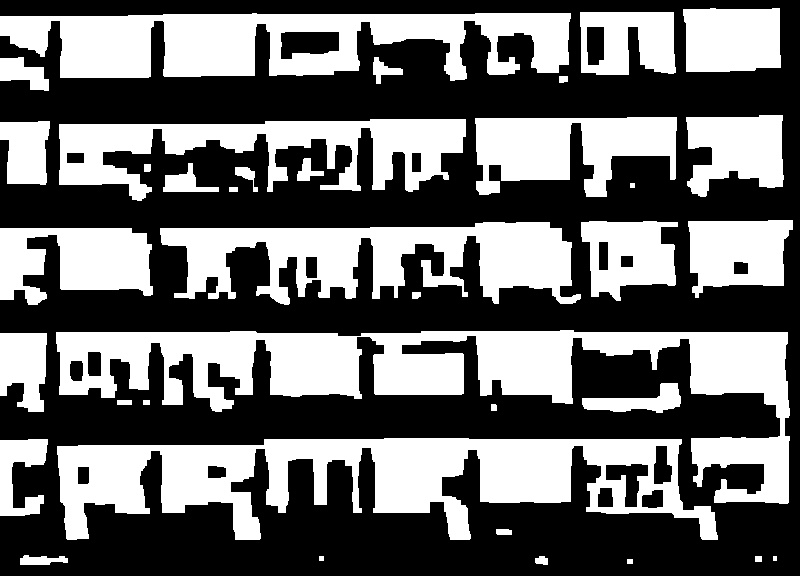
//> input picture linedetection/close.jpg, 800 x 576 px, given in place of 29.jpg, which was not available
$ ./linedetection   (built with g++ and OpenCV 4)
//> lines starting //> are read from the running program, lines starting //| are printed output that depends on the picture; after the words box and inside, x2 and y2 are one past the last pixel; in counts of white or black regions, pixels touching at a corner belong together; pictures that were not available may be replaced by others from this repository, and a replacement may not be noted
### linedetection/bmpproperty.h
#ifndef BMP_PROPERTY_H
#define BMP_PROPERTY_H

typedef struct
{   //unsigned short    bfType;//说明文件的类型，该值必需是0x4D42（十六进制ASCII码4D代表“B”，42代表“M”），也就是字符'BM',2字节.
	//注销bfType是为了是结构体字节对齐（4字节对齐），否则在最后存入头文件时由于字节对齐的原因会使结构体多出两个字节。
    unsigned long    bfSize; // 位图文件的大小，以字节为单位,4字节
    unsigned short    bfReserved1;  // 位图文件保留字，必须为0,2字节
    unsigned short    bfReserved2;  // 位图文件保留字，必须为0,2字节
    unsigned long    bfOffBits;  // 位图数据的起始位置，以相对于位图,4字节
} BitMapFileHeader;						//12个字节

typedef struct
{
    unsigned long  biSize;   // 说明BITMAPINFOHEADER结构所需要的字数,4字节。
    long   biWidth;   // 位图的宽度，以像素为单位，4字节
    long   biHeight;  // 位图的高度，以像素为单位，4字节
    unsigned short   biPlanes;   // 目标设备的级别，必须为1，2字节
    unsigned short   biBitCount;  // 每个像素所需的位数，必须是1(双色)，4(16色)，8(256色)或24(真彩色)之一，2字节
    unsigned long  biCompression;   // 位图压缩类型，必须是 0(不压缩)，1(BI_RLE8压缩类型)或2(BI_RLE4压缩类型)之一，4字节
    unsigned long  biSizeImage;   // 位图数据的大小，以字节为单位，4字节
    long   biXPelsPerMeter;   // 位图水平分辨率，每米像素数，4字节
    long   biYPelsPerMeter;   // 位图垂直分辨率，每米像素数，4字节
    unsigned long   biClrUsed;   // 位图实际使用的颜色表中的颜色数，4字节
    unsigned long   biClrImportant;   // 位图显示过程中重要的颜色数，4字节
} BitMapInfoHeader;						//40个字节

typedef struct
{
    unsigned char rgbBlue; //该颜色的蓝色分量
    unsigned char rgbGreen; //该颜色的绿色分量
    unsigned char rgbRed; //该颜色的红色分量
    unsigned char rgbReserved; //保留值,为0
} RgbQuad;  //4字节

unsigned short Bmtype = 0x4d42;
BitMapFileHeader bitMapFileHeader;
BitMapInfoHeader bitMapInfoHeader;

#endif

### linedetection/linedetection.cpp
#include <iostream>
#include <opencv2/opencv.hpp>
#include <algorithm>
#include "bmpproperty.h"
#include <time.h>
#include <vector>
using namespace std;
using namespace cv;
struct myLine
{
	double p;
	double alt;
	Point point;
	int maxx;
	int minx;
	int maxy;
	int miny;
	int count = 0;
};
uint minwidth=5,maxwidth=400,errorp=50 ;
Mat original;
bool comparel(const myLine & v1, const myLine & v2)
{
	return v1.point.x < v2.point.x;
}
bool comparev(const myLine & v1, const myLine & v2)
{
	return v1.point.y < v2.point.y;
}


void adaptiveThreshold2(InputArray _src, OutputArray _dst, double maxValue,
	int method, int type, int blockSize, double delta)
{
	Mat src = _src.getMat();
	CV_Assert(src.type() == CV_8UC1);
	CV_Assert(blockSize % 2 == 1 && blockSize > 1);  //blockSize用来计算阈值的象素邻域大小,必须是奇数: 3, 5, 7, ...
	Size size = src.size();

	_dst.create(size, src.type());
	Mat dst = _dst.getMat();

	if (maxValue < 0)
	{
		dst = Scalar(0);
		return;
	}

	Mat mean;

	if (src.data != dst.data)
		mean = dst;

	if (method == ADAPTIVE_THRESH_MEAN_C)
		boxFilter(src, mean, src.type(), Size(blockSize, blockSize),
		Point(-1, -1), true, BORDER_REPLICATE);
	else if (method == ADAPTIVE_THRESH_GAUSSIAN_C)
		GaussianBlur(src, mean, Size(blockSize, blockSize), 0, 0, BORDER_REPLICATE); //高斯平滑
	else
		CV_Error(CV_StsBadFlag, "Unknown/unsupported adaptive threshold method");

	int i, j;
	uchar imaxval = saturate_cast<uchar>(maxValue);
	int idelta = type == THRESH_BINARY ? cvCeil(delta) : cvFloor(delta);
	uchar tab[768];

	if (type == CV_THRESH_BINARY)
	for (i = 0; i < 768; i++)
		tab[i] = (uchar)(i - 255 > -idelta ? imaxval : 0);
	else if (type == CV_THRESH_BINARY_INV)
	for (i = 0; i < 768; i++)
		tab[i] = (uchar)(i - 255 <= -idelta + 45 || i - 255 >= -idelta + 115 ? imaxval : 0);
	else
		CV_Error(CV_StsBadFlag, "Unknown/unsupported threshold type");

	if (src.isContinuous() && mean.isContinuous() && dst.isContinuous())
	{
		size.width *= size.height;
		size.height = 1;
	}

	for (i = 0; i < size.height; i++)
	{
		const uchar* sdata = src.data + src.step*i;
		const uchar* mdata = mean.data + mean.step*i;
		uchar* ddata = dst.data + dst.step*i;

		for (j = 0; j < size.width; j++)
			ddata[j] = tab[sdata[j] - mdata[j] + 255];
	}
}

void denoisy(const Mat src,Mat* dst)
{
	//获得数据
	uchar* sur = src.data;
	uint col = src.cols;
	uint row = src.rows;


    //获得一个临时的数组拷贝
	uchar* res = new uchar[row*col];
	for (int i = 0; i < row; i++)
		for (int j = 0; j < col; j++)
			res[i*col + j] = sur[i*col + j];


    //

		for (int i = 0; i < row; i++)
			for (int j = 0; j < col; j++)
			{
				if (sur[i*col + j] == 255)
				{
					int k = j;
					while (sur[i*col + j] == 255 && j < col)
						j++;
					if (j - k > maxwidth || j - k < minwidth)
						for (int l = k; l < j; l++)
							res[i*col + l] = 0;
				}
			}
			for (int j = 0; j < col; j++)
			for (int i = 0; i < row; i++)
			{
				if (sur[i*col + j] == 255)
				{
					int k = i;
					while (sur[i*col + j] == 255 && i < row)
						i++;
					if (i - k > maxwidth || i - k < minwidth)
					for (int l = k; l < i; l++)
						res[l*col + j] = 0;
				}
			}


	*dst = Mat(row, col, CV_8U, (void*)res);
}
void AreaDetect(Mat src,int mode)
{
	//获得数据
	uchar* sur = src.data;
	uint col = src.cols;
	uint row = src.rows;

	//标记数组
	uint *im_label=new uint[col*row];
	memset(im_label, 0, sizeof(uint)*col*row);

	uint *im_label3 = new uint[col*row];
	memset(im_label3, 0, sizeof(uint)*col*row);

	//堆栈数组
	uint *st = new uint[65526];
	memset(st, 0, sizeof(uint)*65536);

	int label = 1;

	/*找出每个孤立的区域并进行标记*/
	if (sur[0])
	{
		im_label[0] = label;
		st[label] = label;
		label++;
	}

	//首行的处理
	for (int j = 1; j<col; j++)
	  if (sur[j])
		if (im_label[j - 1])
			im_label[j] = im_label[j - 1];
		else
		{
			im_label[j] = label;
			st[label] = label;
			label++;
		}


	 for (int i = 1; i < row; i++)
	  {

		 //每行的第一个点
		  if (sur[i*col])
		  if (sur[(i-1)*col])
			  im_label[i*col] = im_label[(i-1)*col];
		  else
		  {
			  im_label[i*col] = label;
			  st[label] = label;
			  label++;
		  }


		  for (int j = 1; j < col; j++)
		  if (sur[i*col + j])
		  {
			  if (!sur[i*col + j - 1] && !sur[(i - 1)*col + j])
			  {
				  im_label[i*col+j] = label;
				  st[label] = label;
				  label++;
			  }
			 else if (!sur[i*col + j - 1] && sur[(i - 1)*col + j])
				  im_label[i*col + j] = im_label[(i - 1)*col+j];
			 else if (sur[i*col + j - 1] && !sur[(i - 1)*col + j])
				  im_label[i*col + j] = im_label[i*col + j - 1];
			 else if (sur[i*col + j - 1] && sur[(i - 1)*col + j])
			  {
				   im_label[i*col + j] = im_label[i*col+j-1];
				   st[im_label[(i - 1)*col + j]] = im_label[i*col + j-1];
			  }
		  }
	  }

	 for (int i = 0; i < row; i++)
	 for (int j = 0; j < col; j++)
	 {
		 int k;
		 k = st[im_label[i*col + j]];
		 while (st[k] != k)
			 k = st[st[k]];
		 im_label[i*col + j] = k;
	 }

	 uchar *im_label2 = new uchar[col*row];
	 memset(im_label2, 0, sizeof(uchar)*col*row);
	 for (int i = 0; i < row; i++ )
	 for (int j = 0; j < col; j++)
	 if (sur[i*col + j]) im_label2[i*col + j] = im_label[i*col + j]%256 ;
	 Mat a = Mat(row, col, CV_8UC1, (uchar*)im_label2);
	 imshow("xs.jpg", a);
	 cout << label;

	 /*第二部分，图像的重新构造*/


	uint *maxx = new uint[label];    memset(maxx, 0, label*sizeof(uint));
	uint *minx = new uint[label];    memset(minx, -1, label*sizeof(uint));
	uint *maxy = new uint[label];    memset(maxy, 0, label*sizeof(uint));
	uint *miny = new uint[label];    memset(miny, -1, label*sizeof(uint));


	int *u11 = new int[label];      memset(u11, 0, label*sizeof(int));
	int *u20 = new int[label];      memset(u20, 0, label*sizeof(int));
	int *u02 = new int[label];      memset(u02, 0, label*sizeof(int));
	double *tanu = new double[label];
	double *alt = new double[label]; memset(alt, 0, label*sizeof(double));
	double *p = new double[label];   memset(p, 0, label*sizeof(double));


	for (int i = 0; i < row; i++)
		for (int j = 0; j < col; j++)
		if (im_label[i*col + j]>0)
		{
			if (i > maxx[im_label[i*col + j]]) maxx[im_label[i*col + j]] = i;
			if (i < minx[im_label[i*col + j]]) minx[im_label[i*col + j]] = i;
			if (j > maxy[im_label[i*col + j]]) maxy[im_label[i*col + j]] = j;
			if (j < miny[im_label[i*col + j]]) miny[im_label[i*col + j]] = j;
		}

		for (int i = 1; i < label;i++)
		if (maxx[i] - minx[i]<row/2 &&  maxy[i] - miny[i]<col/2)
		if (maxx[i] - minx[i]>row/20 && maxy[i] - miny[i]>col/20)
		{

			int x1 = maxx[i], x2 = minx[i], y1 = maxy[i], y2 = miny[i];


			while (x1 > minx[i])
			{
				int count = 0;
				for (int j = miny[i]; j < maxy[i];j++)
					if (im_label[x1*col + j] == i) count++;
				if (count / (double)(maxy[i] - miny[i]) < 0.2)
					x1--;
				else break;
			}
			while (x2 <maxx[i])
			{
				int count = 0;
				for (int j = miny[i]; j < maxy[i]; j++)
				if (im_label[x2*col + j] == i) count++;
				if (count / (double)(maxy[i] - miny[i]) < 0.2)
					x2++;
				else break;
			}

			while (y1 > miny[i])
			{
				int count = 0;
				for (int j = minx[i]; j < maxx[i]; j++)
				if (im_label[j*col + y1] == i) count++;
				if (count / (double)(maxx[i] - minx[i]) < 0.2)
					y1--;
				else break;
			}

			while (y2 < maxy[i])
			{
				int count = 0;
				for (int j = minx[i]; j < maxx[i]; j++)
				if (im_label[j*col + y2] == i) count++;
				if (count / (double)(maxx[i] - minx[i]) < 0.2)
					y2++;
				else break;
			}


			for (int j = x2; j < x1; j++)
			for (int k = y2; k < y1; k++)
				im_label3[j*col + k] = i;
		}


				for (int i = 0; i < row; i++)
				for (int j = 0; j < col; j++)
				if (im_label3[i*col + j])
					im_label2[i*col + j] = 255; else im_label2[i*col + j] = 0;
				Mat b = Mat(row, col, CV_8UC1, (uchar*)im_label2);
			//	imshow("xts.jpg", b);
			//	imwrite("xts.jpg", b);

	/*第三部分找到每个区域的中心和主轴*/


	int *x = new int[label];        memset(x, 0, label*sizeof(int));
	int *y = new int[label];        memset(y, 0, label*sizeof(int));
	int *count = new int[label];    memset(count, 0, label*sizeof(int));

	for (int i = 0; i < row;i++)
	for (int j = 0; j < col;j++)
	if (im_label3[i*col + j]>0)
	{
		x[im_label3[i*col + j]] += i;
		y[im_label3[i*col + j]] += j;
		count[im_label3[i*col + j]]++;
	}


	for (int k = 0; k < label;k++)
		if (count[k])
		{
			x[k] = x[k] / count[k];
			y[k] = y[k] / count[k];
			Point p=Point(y[k],x[k]) ;
		//	circle(b, p, 2, Scalar(0, 0, 0),2);

		}


	for (int i = 0; i < row; i++)
		for (int j = 0; j < col; j++)
		if (im_label3[i*col + j] != 0)
		{
			u11[im_label3[i*col + j]] += (i - x[im_label3[i*col + j]])*(j - y[im_label3[i*col + j]]);
			u02[im_label3[i*col + j]] += (j - y[im_label3[i*col + j]])*(j - y[im_label3[i*col + j]]);
			u20[im_label3[i*col + j]] += (i - x[im_label3[i*col + j]])*(i - x[im_label3[i*col + j]]);
		}

	vector<myLine> vec;
	for (int i = 0; i < label; i++ )
	if (u11[i] != 0 || u20[i] != 0 || u02[i] != 0)
	{
		alt[i] = atan(2 * u11[i] / (double)(u20[i] - u02[i])) / 2;
		// [5 lines of commented-out code are left out]
		p[i] = (y[i] * sin(alt[i]) + x[i] * cos(alt[i]));
		cout << i << ":" << p[i] << " " << alt[i] << endl;
		vector<myLine>::iterator j = vec.begin();
		int flag = 0;
		for (; j != vec.end();j++)
		if (abs((*j).p - p[i]) < errorp && abs((*j).alt - alt[i])<0.5)
		  {
			   (*j).p = ((*j).p*(*j).count + p[i]) / ((*j).count + 1);
			   (*j).alt = ((*j).alt*(*j).count + alt[i]) / ((*j).count + 1);
			   (*j).point.x = ((*j).point.x*(*j).count + x[i]) / ((*j).count + 1);
			   (*j).point.y = ((*j).point.y*(*j).count + y[i]) / ((*j).count + 1);
			   (*j).maxx = max((*j).maxx,(int)maxx[i]);
			   (*j).minx = min((*j).minx,(int)minx[i]);
			   (*j).maxy = max((*j).maxy, (int)maxy[i]);
			   (*j).miny = min((*j).miny, (int)miny[i]);
			   (*j).count++;
			   flag = 1;
			   break;
		  }
		   if (!flag)
		{
			myLine m;
			m.p = p[i];
			m.alt = alt[i];
			m.point.x = x[i];
			m.point.y = y[i];
			m.maxx = maxx[i];
			m.minx = minx[i];
			m.maxy = maxy[i];
			m.miny = miny[i];
			m.count = 1;
		//	cout << "OK" << m.point.x<<" " << m.point.y<<endl;
			vec.push_back(m);
		}


	//	line(b, p1, p2, Scalar(127, 127, 127));
		p[i] = (y[i] * cos(alt[i]) + x[i] * sin(alt[i]));
		alt[i] = alt[i] + CV_PI / 2;


		j = vec.begin();
		flag = 0;
		for (; j != vec.end(); j++)
		if (abs((*j).p - p[i]) < errorp && abs((*j).alt - alt[i])<0.5)
		{
			(*j).p = ((*j).p*(*j).count + p[i]) / ((*j).count + 1);
			(*j).alt = ((*j).alt*(*j).count + alt[i]) / ((*j).count + 1);
			(*j).point.x = ((*j).point.x*(*j).count + x[i]) / ((*j).count + 1);
			(*j).point.y = ((*j).point.y*(*j).count + y[i]) / ((*j).count + 1);
			(*j).maxx = max((*j).maxx, (int)maxx[i]);
			(*j).minx = min((*j).minx, (int)minx[i]);
			(*j).maxy = max((*j).maxy, (int)maxy[i]);
			(*j).miny = min((*j).miny, (int)miny[i]);
			(*j).count++;
			flag = 1;
			break;
		}
		if (!flag)
		{
			myLine m;
			m.p = p[i];
			m.alt = alt[i];
			m.point.x = x[i];
			m.point.y = y[i];
			m.maxx = maxx[i];
			m.minx = minx[i];
			m.maxy = maxy[i];
			m.miny = miny[i];
			m.count = 1;
	//		cout << "OK" << m.point.x << " " << m.point.y << endl;
			vec.push_back(m);
		}

		// [5 lines of commented-out code are left out]


	}
	for (vector<myLine>::iterator j = vec.begin(); j != vec.end(); j++)
	{
		Point p1, p2;
		p1.x = (*j).point.y + 500 * cos((*j).alt);
		p1.y = (*j).point.x + 500 * sin((*j).alt);
		p2.x = (*j).point.y - 500 * cos((*j).alt);
		p2.y = (*j).point.x - 500 * sin((*j).alt);
		//line(b, p1, p2, Scalar(127, 127, 127),2);
	}
//	imshow("xts2.jpg", b);
//	imwrite("xts2.jpg", b);

	vector<vector<myLine>> vline;
	for (vector<myLine>::iterator j = vec.begin(); j != vec.end(); j++)
	{

		int flag = 0;
		for (vector<vector<myLine>>::iterator k = vline.begin(); k != vline.end(); k++)
		{
			vector<myLine>::iterator l = (*k).begin();
			if (abs((*l).alt - (*j).alt) < 0.1)
			{
				(*k).push_back(*j);
				flag = 1;
			}
		}
		if (!flag)
		{
			vector<myLine> l;
			l.push_back(*j);
			vline.push_back(l);
		//	cout << "lk" << endl;
		}
	}

	for (vector<vector<myLine>>::iterator k = vline.begin(); k != vline.end(); k++)
	{
		sort((*k).begin(), (*k).end(), comparel);
		for (vector<myLine>::iterator l = (*k).begin(); l!= (*k).end(); l++)
		//	cout << ',' << (*l).point.x;
		cout << endl;
	}
	vector<myLine>::iterator it = (*(vline.begin())).begin();
	it++;
	for (; it != (*vline.begin()).end(); it++)
	{
		vector<myLine>::iterator l = --it;
		it++;
		Point p1, p2;
		p1.x = ((*it).point.y + (*l).point.y) / 2 + 700 * cos(((*it).alt + (*l).alt) / 2);
		p1.y = ((*it).point.x + (*l).point.x) / 2 + 700 * sin(((*it).alt + (*l).alt) / 2);
		p2.x = ((*it).point.y + (*l).point.y) / 2 - 700 * cos(((*it).alt + (*l).alt) / 2);
		p2.y = ((*it).point.x + (*l).point.x) / 2 - 700 * sin(((*it).alt + (*l).alt) / 2);
		line(b, p1, p2, Scalar(127, 127, 127),2);
		line(original, p1, p2, Scalar(0, 0, 255),3);
	}


	for (vector<vector<myLine>>::iterator k = vline.begin(); k != vline.end(); k++)
	{
		sort((*k).begin(), (*k).end(), comparev);
		for (vector<myLine>::iterator l = (*k).begin(); l != (*k).end(); l++)
	//		cout << ',' << (*l).point.y;
		cout << endl;
	}
	it = (*(++vline.begin())).begin();
	it++;
	for (; it != (*(++vline.begin())).end(); it++)
	{
		vector<myLine>::iterator l = --it;
		it++;
		Point p1, p2;
		p1.x = ((*it).point.y + (*l).point.y) / 2 + 700 * cos(((*it).alt + (*l).alt) / 2);
		p1.y = ((*it).point.x + (*l).point.x) / 2 + 700 * sin(((*it).alt + (*l).alt) / 2);
		p2.x = ((*it).point.y + (*l).point.y) / 2 - 700 * cos(((*it).alt + (*l).alt) / 2);
		p2.y = ((*it).point.x + (*l).point.x) / 2 - 700 * sin(((*it).alt + (*l).alt) / 2);
		line(b, p1, p2, Scalar(127, 127, 127),2);
		line(original, p1, p2, Scalar(0, 0, 255),3);
	}


	// [5 lines of commented-out code are left out]
	imwrite("result.jpg", original);

/*	for (int i = 0; i < label; i++)
		if (u11[i] != 0 && count[i]>30)
		{
			tanu[i] = tan(atan(2 * u11[i] / (double)(u20[i] - u02[i])) / 2);
		    tanu[i] = tan(atan(tanu[i]) - 3.1415926 / 2);
			alt[i] = atan(tanu[i]) - 3.1415926 / 2;
			p[i] = x[i] * cos(alt[i]) + y[i] * sin(alt[i]);
			cout <<"("<<alt[i]<<","<<p[i]<<")"<< endl;
			for (int j = -100; j < 100; j++)
			if (tanu[i] < 1)
			{
				if (x[i] + j >= 0 && x[i] + j<row && y[i] + (int)(j*tanu[i])>=0 && y[i] + (int)(j*tanu[i])<col)
					im_label[(x[i] + j) * col + y[i] + (int)(j*tanu[i])] = 183;
			}
			else
			if (x[i] + (int)(j*(1 / tanu[i])) >= 0 && x[i] + (int)(j*(1 / tanu[i]))<row && y[i] + j >= 0 && y[i] + j<col)
				im_label[(x[i] + (int)(j*(1 / tanu[i]))) *col + y[i] + j] = 183;
		}
		Mat b = Mat(row, col, CV_8U, (void*)im_label);
		imwrite("30.bmp", b);
        /*detect the line which is collineation*/
/*		struct Mline
		{
			int avg;
			int x;
			int y;
			int count;
			double gra;
			Point2f a;
			Point2f b;
			int minx;
			int maxx;
			int miny;
			int maxy;
		};

		Mline *al = new Mline[label];    memset(al, 0, label*sizeof(Mline));
		int *la = new int[label];    memset(la, 0, label*sizeof(int));
		int k = -1;
		for (int i = 0; i < label; i++)
		{
			if (p[i])
			{
				int j = 0;
				while (j <= k)
				{
					if (abs(al[j].avg/al[j].count - p[i]) < 3)
					{
						la[i] = j;
						al[j].maxx = max(al[k].maxx, (int)maxx[i]);
						al[j].maxy = max(al[k].maxy, (int)maxy[i]);
						al[k].minx = min(al[k].minx, (int)minx[i]);
						al[k].miny = min(al[k].miny, (int)miny[i]);
						al[j].avg += p[i];
						al[j].gra += alt[i];
						al[j].x += x[i];
						al[j].y += y[i];
						al[j].count++;
						break;
					}
					j++;
				}
				if (j > k)
				{
					k++;
					al[k].maxx=maxx[i];
					al[k].maxy=maxy[i];
					al[k].minx=minx[i];
					al[k].miny=miny[i];
					al[k].avg = p[i];
					al[k].x = x[i];
					al[k].y = y[i];
					al[k].gra = alt[i];
					al[k].count = 1;
					la[i] = k;
				}
			}
		}
		for (int i = 0; i < label; i++)
		if (p[i])
			cout << "(" << p[i] << "," << la[i]<<","<<alt[i] << ")"<<endl;
		for (int i = 0; i <= k; i++)
		{
			al[i].x = al[i].x/al[i].count;
			al[i].y = al[i].y/al[i].count;
			if (!mode)
			{
				al[i].gra = al[i].gra / al[i].count;
				al[i].a.x = al[i].y - sin(al[i].gra) * 100;
				al[i].a.y = al[i].x - cos(al[i].gra) * 100;
				al[i].b.x = al[i].y + sin(al[i].gra) * 100;
				al[i].b.y = al[i].x + cos(al[i].gra) * 100;
			}
			else
			{
				al[i].gra = al[i].gra / al[i].count + 3.1415926 / 2;
				al[i].a.x = al[i].miny;
				al[i].a.y = al[i].x - cos(al[i].gra) * (al[i].y - al[i].miny) / sin(al[i].gra);
				al[i].b.x = al[i].maxy;
				al[i].b.y = al[i].x + cos(al[i].gra) * (al[i].maxy - al[i].y) / sin(al[i].gra);
			}
			cout << "(" << al[i].minx << "," << al[i].maxx << ")" << endl;
			line(original, al[i].b, al[i].a, Scalar(0, 135, 0),minwidth);
		}
		imshow("1", original);*/

}
int main()
{
	original=imread("29.jpg", 1);
//> original is the input picture: 576 rows x 800 cols, CV_8UC3; min 0, max 255, mean 107
	Mat original = imread("29.jpg", 0);
//> original: 576 rows x 800 cols, CV_8UC1; min 0, max 255, mean 107
	Mat imthreshold,imdenoisyx,imdenoisyy;
	int blockSize =99;
	int constValue =45;
	//Mat local;
	adaptiveThreshold2(original, imthreshold, 255, CV_ADAPTIVE_THRESH_MEAN_C, CV_THRESH_BINARY, blockSize, constValue);
//> in adaptiveThreshold2, `boxFilter(src, mean, src.type(), Size(blockSize, blockSize), Point(-1,..`:
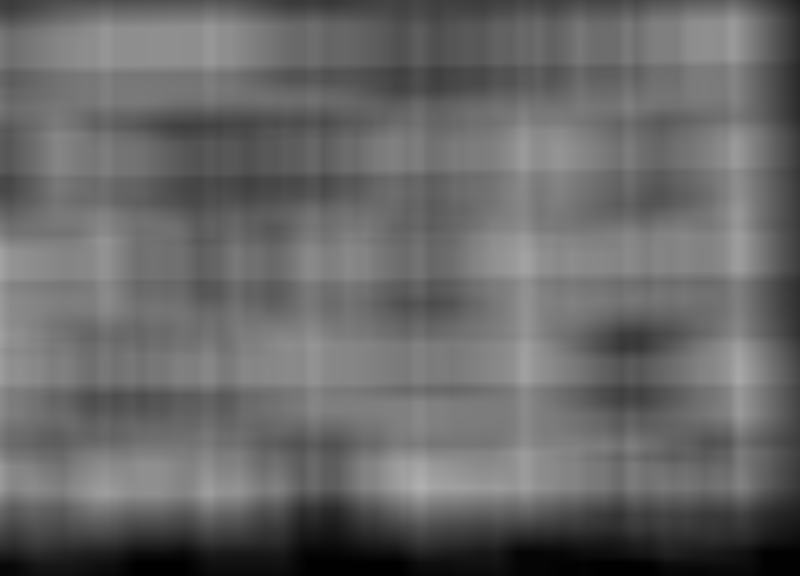
//> mean: 576 rows x 800 cols, CV_8UC1; min 0, max 176, mean 103.2
//> after the loop in adaptiveThreshold2, `for (i = 0; i < size.height; i++)`:
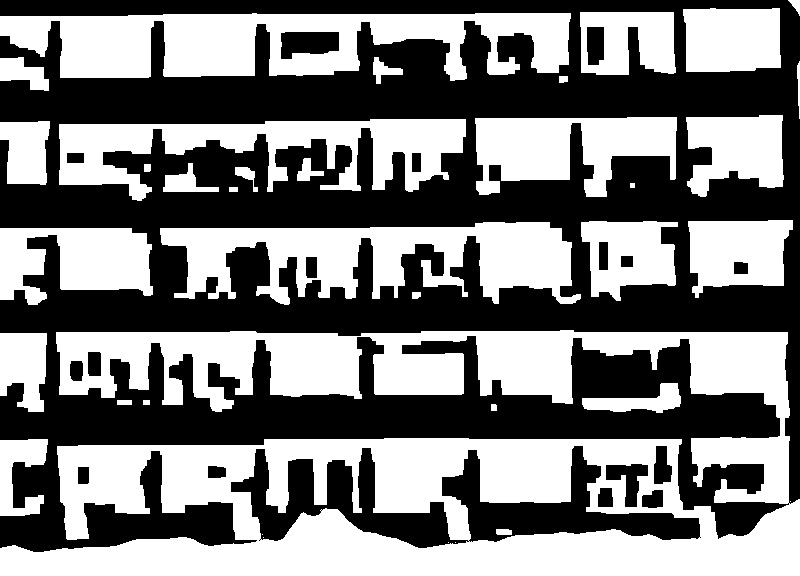
//> dst: 576 rows x 800 cols, CV_8UC1; 48.8% white; 36 white regions (5 under 20 px), largest, box (x1, y1, x2, y2) and area: (0, 330, 800, 576) 105694, (0, 13, 571, 81) 24482, (160, 222, 581, 305) 19881
	//
	clock_t start,finish;
	start = clock();
	//imshow("Threshold.bmp", imthreshold);
	denoisy(imthreshold,&imdenoisyx);
//> in denoisy, `*dst = Mat(row, col, CV_8U, (void*)res);`:
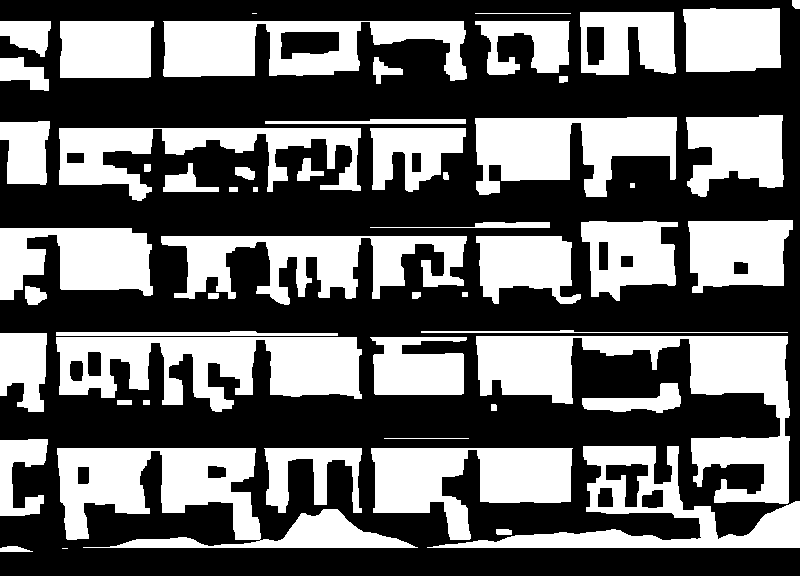
//> dst: 576 rows x 800 cols, CV_8UC1; 40.8% white; 55 white regions (2 under 20 px), largest, box (x1, y1, x2, y2) and area: (476, 336, 790, 504) 17774, (57, 448, 418, 548) 15575, (56, 337, 362, 412) 13937
	denoisy(imdenoisyx, &imdenoisyx);
//> in denoisy (call 2), `*dst = Mat(row, col, CV_8U, (void*)res);`:
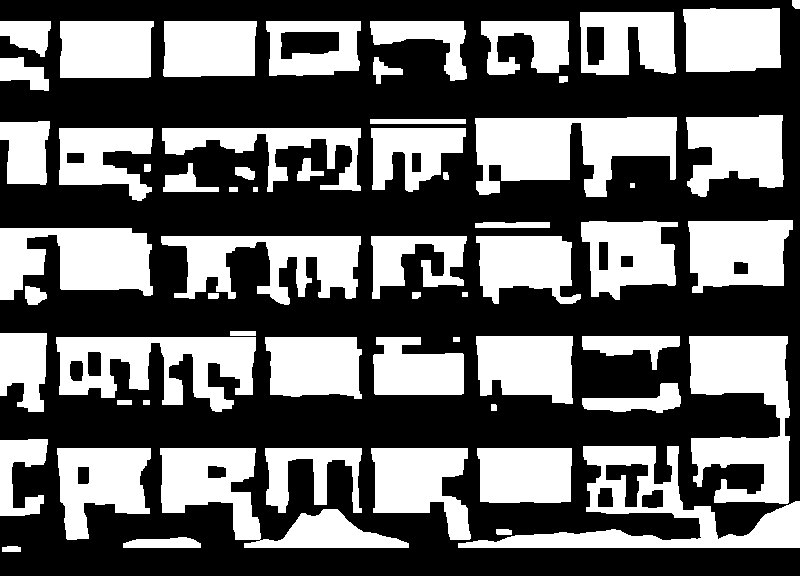
//> dst: 576 rows x 800 cols, CV_8UC1; 40.2% white; 61 white regions, largest, box (x1, y1, x2, y2) and area: (475, 117, 677, 197) 10616, (689, 336, 790, 504) 10540, (458, 446, 800, 548) 9961
	//imshow("afterdn.jpg", imdenoisyx);
	denoisy(imthreshold, &imdenoisyy);
	//imshow("close3.jpg", imdenoisyy);
	//morphologyEx(imthreshold, imthreshold, MORPH_CLOSE, Mat(5, 5, CV_8U), Point(-1, -1), 1);
	//morphologyEx(imdenoisyx, imdenoisyx, MORPH_OPEN, Mat(5, 5, CV_8U), Point(-1, -1), 1);
	morphologyEx(imdenoisyx, imdenoisyx, MORPH_CLOSE, Mat(1,1, CV_8U), Point(-1, -1), 1);
	//morphologyEx(imdenoisyx, imdenoisyx, MORPH_CLOSE, Mat(5, 5, CV_8U), Point(-1, -1), 1);
	//imshow("close.jpg", imdenoisyx);
	AreaDetect(imdenoisyx, 0);
//> after the loop in AreaDetect, `for (int j = 1; j<col; j++)`: label = 2
//> the loop in AreaDetect, `for (int i = 1; i < row; i++)` made 575 passes
//> label on passes 1 to 12: 2, 2, 2, 2, 2, 2, 2, 4, 5, 5, 5, 6
//> after the loop in AreaDetect, `for (int i = 1; i < row; i++)`: label = 290
//> (the run ends here: the program stops with an error, at `uchar *im_label2 = new uchar[col*row];`)
